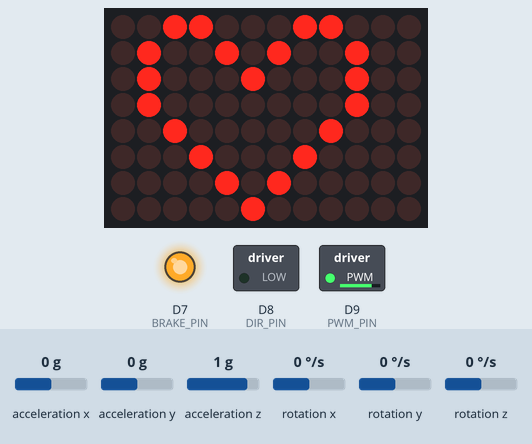
Simulated run of this program. Board: Arduino Uno R4 WiFi. Shown: 12×8 LED matrix, switched loads named in the program (green lamp = pin HIGH), output pins drawn as LEDs (lit = HIGH). Inputs (shaded band) come from the test bench; at power-on: acceleration x 0 g, acceleration z 1 g, acceleration y 0 g, rotation x 0 °/s, rotation y 0 °/s, rotation z 0 °/s. WiFi joins after 1.5 s; servers stay silent unless stated; what the program prints to the serial monitor is not drawn.

Above: at 2.7 s.
2.8 s: acceleration x set to 0.8 g
5.8 s: acceleration z set to 0 g
Timing chart, 0 to 8.8 s (numbered marks = the images above; inputs shaded):
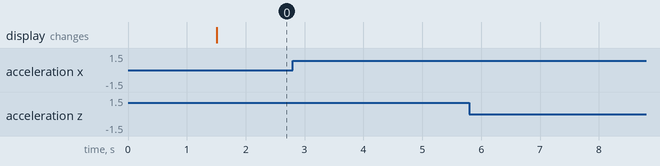

The program:

main.cpp
```cpp
//Includes para el proyecto
#include <Arduino.h>
#include "own_mpu6050.h"
#include "WiFi.h"
#include "frames.h"
#include "motor.h"


void setup() {
  Serial.begin(9600); //Iniciamos la comunicación serial
  initWiFi(); //Llamamos a la función que maneja la conexión WiFi y el UDP
  initMPU6050(); //Iniciamos el MPU6050
  init_displayframe(); // Iniciamos el marco de visualización
  initmotor();
}

void loop() {
  loopWiFi();     //Llamamos a la función que maneja la conexión WiFi y el UDP
  loopMPU6050();  // Llamamos a la función que maneja el MPU6050
  loopmotor();
}
```

WiFi.h
```cpp
#ifndef WIFI_H
#define WIFI_H
#include <WiFiS3.h>

extern WiFiUDP udp;           // ← solo declaración
extern int PORT;
extern char Package[255];
extern int dataLen;
extern String PIDstring;
extern String respuesta;

// prototipos
void initWiFi();
void loopWiFi();

#endif
```

frames.h
```cpp
#include <Arduino.h>

void init_displayframe();
```

motor.h
```cpp
#ifndef MOTOR_H
#define MOTOR_H

void initmotor();
void loopmotor();

#endif
```

own_mpu6050.h
```cpp
#ifndef MPU_APP_H
#define MPU_APP_H

#include <Arduino.h>
#include <MPU6050.h> // Ensure this file exists and the path/case matches exactly

extern MPU6050 mpu6050;
extern int16_t ax, ay, az, gx, gy, gz;

void initMPU6050();
void loopMPU6050();

#endif
```

secrets.h
```cpp
#define SSID "Ramona"
#define PASS "3.141592"
```

WiFi.cpp
```cpp
/*
WiFi connection management
*/

#include <WiFiS3.h>
#include "secrets.h"
#include "WiFi.h"

WiFiUDP udp;
int PORT = 12345;
char Package[255];
int dataLen = 0;
String PIDstring;
String respuesta;

void initWiFi() {
    Serial.print("Conectándose a ");  //Feedback
    Serial.println(SSID);             //Feedback
    WiFi.begin(SSID,PASS);            //Nos conectamos a la red WiFi
    while(WiFi.status() != WL_CONNECTED){
    //Mientras no está conectado se muestra un puntito cada segundo
    delay(100);
    Serial.print(".");
  }
  Serial.println("Conectado a WiFi");
  Serial.println(WiFi.localIP());
  udp.begin(PORT);
  Serial.print("UDP Server started on port: ");
  Serial.println(PORT);
}

void loopWiFi(){
  if (udp.parsePacket()){ //Si hay un paquete listo para ser leído
    //Primero debemos saber qué tan largo es el paquete
    dataLen = udp.available();  //Le asignamos ese valor a la variable
    Serial.println("Largo del paquete: " + dataLen);
    udp.read(Package,255);    //Se lee el paquete y tiene máximo 255 caracteres
    //Puede que haya un montón de basura, entonces vamos a terminar el paquete con un 0
    Package[dataLen]=0 ;
    PIDstring = String(Package);
    PIDstring.trim(); //Elimina espacios en blanco al incio y al final
    Serial.println("PID Recibido = " + PIDstring);  //Respuesta por serial
    respuesta = "Este es el PID para el motor " + PIDstring;
    udp.print(respuesta);
    udp.endPacket();
    if (PIDstring == "1") {
      // Cosas
    }else if (PIDstring == "0") {
      // Cosas
    }
  }
}
```

ledMatrix.cpp
```cpp
#include "Arduino_LED_Matrix.h"   // Include the LED_Matrix library
#include "frames.h"
#include <Arduino.h>

ArduinoLEDMatrix matrix;

void init_displayframe() {
    matrix.begin();
    matrix.loadFrame(LEDMATRIX_HEART_BIG);
}
```

motor.cpp
```cpp
#include <Arduino.h>
#include "motor.h"

#define BRAKE_PIN 7
#define DIR_PIN 8
#define PWM_PIN 9

void initmotor(void){
    //Primero definimos el modo de funcionamiento de los pines
    pinMode(BRAKE_PIN, OUTPUT);
    pinMode(DIR_PIN, OUTPUT);
    pinMode(PWM_PIN, OUTPUT);

    digitalWrite(BRAKE_PIN, HIGH); // Start line HIGH = motor activo
    digitalWrite(DIR_PIN, LOW);    // Dirección de rotación
    analogWrite(PWM_PIN, 200);     // Velocidad (prueba con 200–255)
}

void loopmotor(void){
    //Nothing
}
```

own_mpu6050.cpp
```cpp
#include "own_mpu6050.h"
#include <MPU6050.h>
#include "I2Cdev.h"
#include "Wire.h"

// La dirección del MPU6050 puede ser 0x68 o 0x69, dependiendo
// del estado de AD0. Si no se especifica, 0x68 estará implicito

/*Definiciones*/
MPU6050 mpu6050;
int16_t ax = 0, ay = 0, az = 0;
int16_t gx = 0, gy = 0, gz = 0;

void initMPU6050() {
  Wire.begin();           //Iniciando I2C
  mpu6050.initialize();    //Iniciando el sensor

  if (mpu6050.testConnection()) Serial.println("Sensor MPU6050 iniciado correctamente");
  else Serial.println("Error al iniciar el sensor");
}

void loopMPU6050() {
  // Leer las aceleraciones y velocidades angulares
  mpu6050.getAcceleration(&ax, &ay, &az);
  mpu6050.getRotation(&gx, &gy, &gz);
  //Mostrar las lecturas separadas por un [tab]
  Serial.print("a[x y z] g[x y z]:\t");
  Serial.print(ax); Serial.print("\t"); // "\t" es un tabulador
  Serial.print(ay); Serial.print("\t");
  Serial.print(az); Serial.print("\t");
  Serial.print(gx); Serial.print("\t");
  Serial.print(gy); Serial.print("\t");
  Serial.println(gz);
}
```
